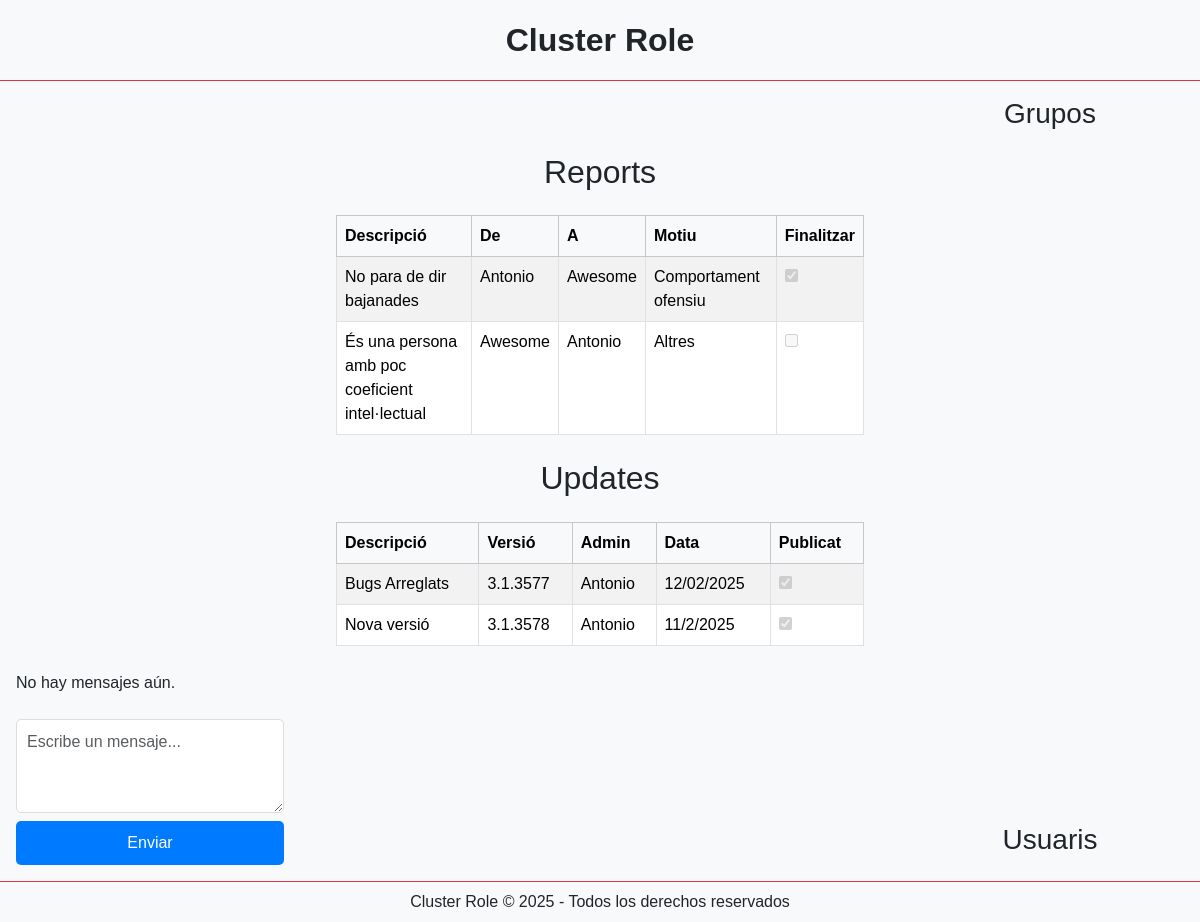
Before: /plana_administracio/admin.php with the older database file.
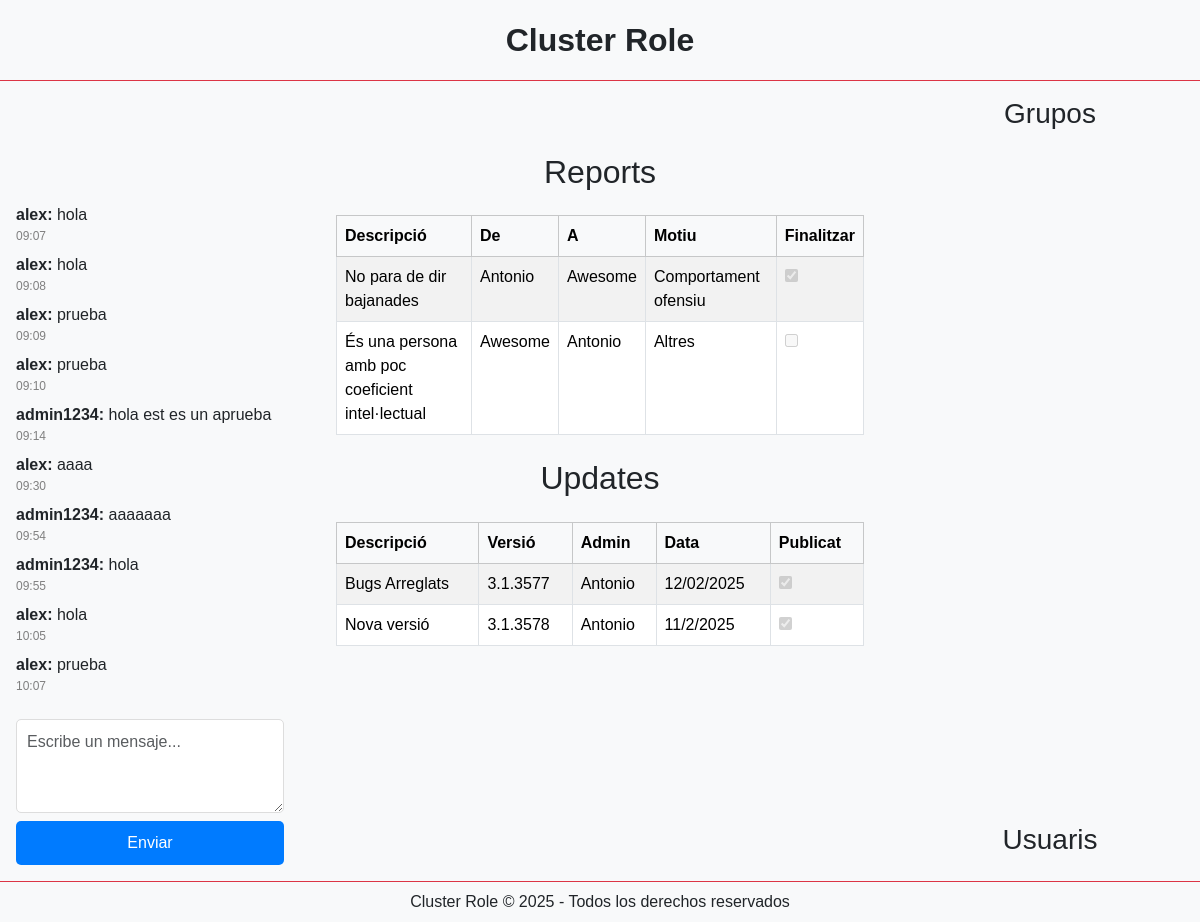
After: the same page with the newer database file.
### tables this page shows
CREATE TABLE IF NOT EXISTS `chat` (
  `id_chat` int NOT NULL AUTO_INCREMENT,
  `id_user` int DEFAULT NULL,
  `text` varchar(100) DEFAULT NULL,
  `date` datetime DEFAULT CURRENT_TIMESTAMP,
  PRIMARY KEY (`id_chat`),
  KEY `id_user` (`id_user`)
);

CREATE TABLE IF NOT EXISTS `usuarios` (
  `id_user` int NOT NULL AUTO_INCREMENT,
  `user_name` varchar(20) DEFAULT NULL,
  `contraseña` varchar(100) DEFAULT NULL,
  `email` varchar(20) DEFAULT NULL,
  `creation_date` datetime DEFAULT CURRENT_TIMESTAMP,
  `positivo` int DEFAULT '0',
  `negativo` int DEFAULT '0',
  `profile_photo` blob,
  `premium` tinyint(1) DEFAULT NULL,
  `baneo` tinyint(1) DEFAULT NULL,
  `administrador` tinyint(1) DEFAULT NULL,
  PRIMARY KEY (`id_user`)
);

### plana_administracio/obtener_mensajes.php (the view, shortened to what this page needs)
<?php
include 'conexion.php';
$consulta = "
  SELECT chat.text, chat.date, usuarios.user_name
  FROM chat
  JOIN chat_usuarios ON chat.id_chat = chat_usuarios.id_chat
  JOIN usuarios ON chat_usuarios.id_usuarios = usuarios.id_user
";
$resultado = $conn->query($consulta);
if ($resultado && $resultado->num_rows > 0) {
  while ($row = $resultado->fetch_assoc()) {
    echo '<div class="chat-bubble mb-2">';
    echo '<strong>' . htmlspecialchars($row['user_name']) . ':</strong> ';
    echo htmlspecialchars($row['text']);
    echo '<div style="font-size: 0.75em; color: gray;">' . date('H:i', strtotime($row['date'])) . '</div>';
    echo '</div>';
  }
} else {
  echo '<div class="alerta mb-2">No hay mensajes aún.</div>';
}
?>

### plana_administracio/admin.php (shortened to what this page needs)
<!DOCTYPE html>
<html lang="es">
<head>
  <link href="https://cdn.jsdelivr.net/npm/bootstrap@5.3.3/dist/css/bootstrap.min.css" rel="stylesheet">
  <link rel="stylesheet" href="styles.css" />
</head>
<body class="bg-light text-dark">
  <header class="bg-rosa-suave border-bottom border-danger py-3 px-4 d-flex justify-content-center align-items-center">
    <div class="titulo fw-bold fs-2">Cluster Role</div>
  </header>
  <div class="container-fluid">
    <div class="row vh-100">
    <aside class="col-md-3 p-3 bg-claro text-start d-flex flex-column justify-content-end overflow-auto">
    <div id="mensajes">
      <?php include 'obtener_mensajes.php'; ?>
    </div>
    <form action="enviar_mensaje.php" method="POST" class="escribir mt-3">
      <textarea class="form-control" name="mensaje" rows="3" placeholder="Escribe un mensaje..." required></textarea>
      <button type="submit" class="btn btn-primary mt-2">Enviar</button>
    </form>
  </aside>
      <main class="col-md-6 p-4 overflow-auto">
        <div class="container my-5">
            <h2 class="text-center mb-4">Reports</h2>
            <table class="table table-bordered table-striped">
              <thead class="table-light">
                <tr>
                  <th>Descripció</th>
                  <th>De</th>
                  <th>A</th>
                  <th>Motiu</th>
                  <th>Finalitzar</th>
                </tr>
              </thead>
              <tbody>
                <tr>
                  <td>No para de dir bajanades</td>
                  <td>Antonio</td>
                  <td>Awesome</td>
                  <td>Comportament ofensiu</td>
                  <td><input type="checkbox" checked disabled></td>
                </tr>
                <tr>
                  <td>És una persona amb poc coeficient intel·lectual</td>
                  <td>Awesome</td>
                  <td>Antonio</td>
                  <td>Altres</td>
                  <td><input type="checkbox" disabled></td>
                </tr>
              </tbody>
            </table>
            <h2 class="text-center my-4">Updates</h2>
            <table class="table table-bordered table-striped">
              <thead class="table-light">
                <tr>
                  <th>Descripció</th>
                  <th>Versió</th>
                  <th>Admin</th>
                  <th>Data</th>
                  <th>Publicat</th>
                </tr>
              </thead>
              <tbody>
                <tr>
                  <td>Bugs Arreglats</td>
                  <td>3.1.3577</td>
                  <td>Antonio</td>
                  <td>12/02/2025</td>
                  <td><input type="checkbox" checked disabled></td>
                </tr>
                <tr>
                  <td>Nova versió</td>
                  <td>3.1.3578</td>
                  <td>Antonio</td>
                  <td>11/2/2025</td>
                  <td><input type="checkbox" checked disabled></td>
                </tr>
              </tbody>
            </table>
          </div>
      </main>
      <aside class="col-md-3 p-3 bg-claro d-flex flex-column justify-content-between align-items-stretch overflow-auto right-panel">
        <div class="group-box">
          <h3 class="text-center ">Grupos</h3>
        </div>
        <div class="group-box">
          <h3 class="text-center">Usuaris</h3>
        </div>
      </aside>
    </div>
  </div>
  <footer class="text-center bg-rosa-suave py-2 border-top border-danger">
    Cluster Role © 2025 - Todos los derechos reservados
  </footer>
</body>
</html>

### plana_administracio/styles.css (style rules this page uses)
body { font-family: Arial, sans-serif; margin: 0; padding: 0; background-color: #f4f4f9; }
.escribir { margin-top: 20px; }
.escribir textarea { width: 100%; border-radius: 5px; padding: 10px; border: 1px solid #ddd; }
.escribir button { width: 100%; padding: 10px; background-color: #007bff; color: white; border: none; border-radius: 5px; }

Changed rows visible on the page:
added chat: id_user.user_name "alex", text "hola", date "09:07"
added chat: id_user.user_name "alex", text "hola", date "09:08"
added chat: id_user.user_name "alex", text "prueba", date "09:09"
added chat: id_user.user_name "alex", text "prueba", date "09:10"
added chat: id_user.user_name "admin1234", text "hola est es un aprueba", date "09:14"
added chat: id_user.user_name "alex", text "aaaa", date "09:30"
added chat: usuarios.user_name "admin1234", text "aaaaaaa", date "09:54"
added chat: usuarios.user_name "admin1234", text "hola", date "09:55"
added chat: id_user.user_name "alex", text "hola", date "10:05"
added chat: id_user.user_name "alex", text "prueba", date "10:07"
Other visible differences:
text no longer shown: "No hay mensajes aún."
